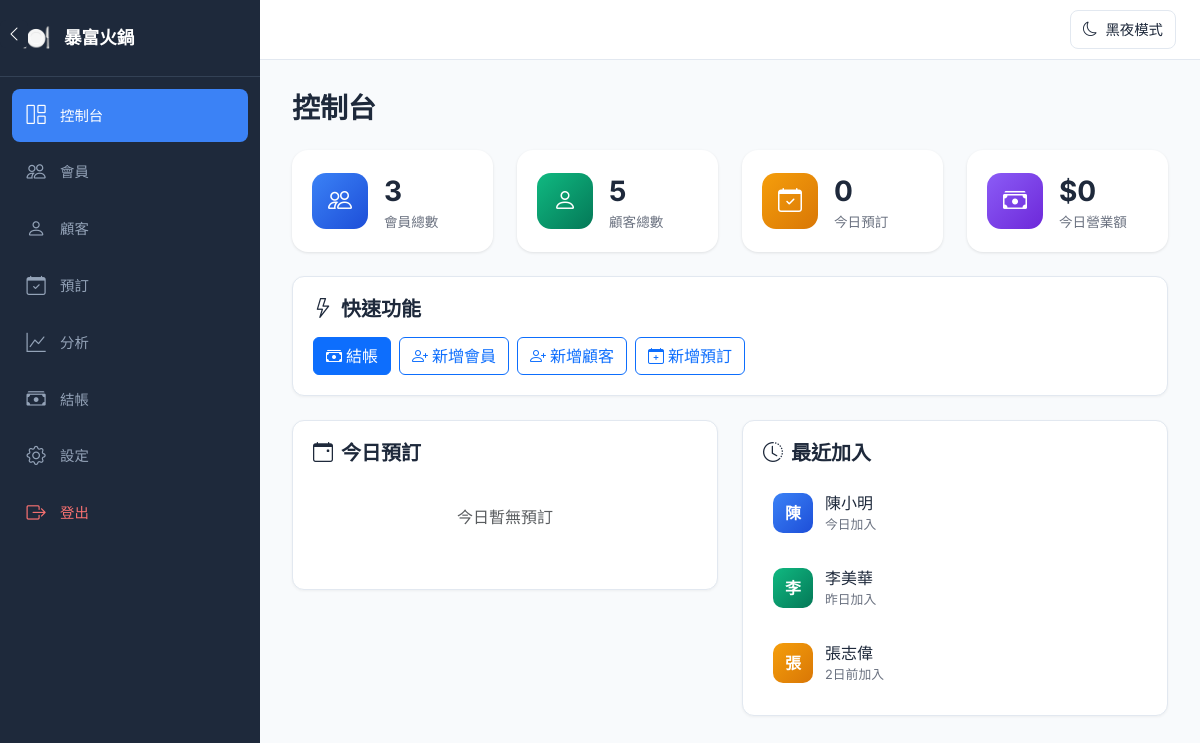
Before: /dashboard (signed in) with the older database file.
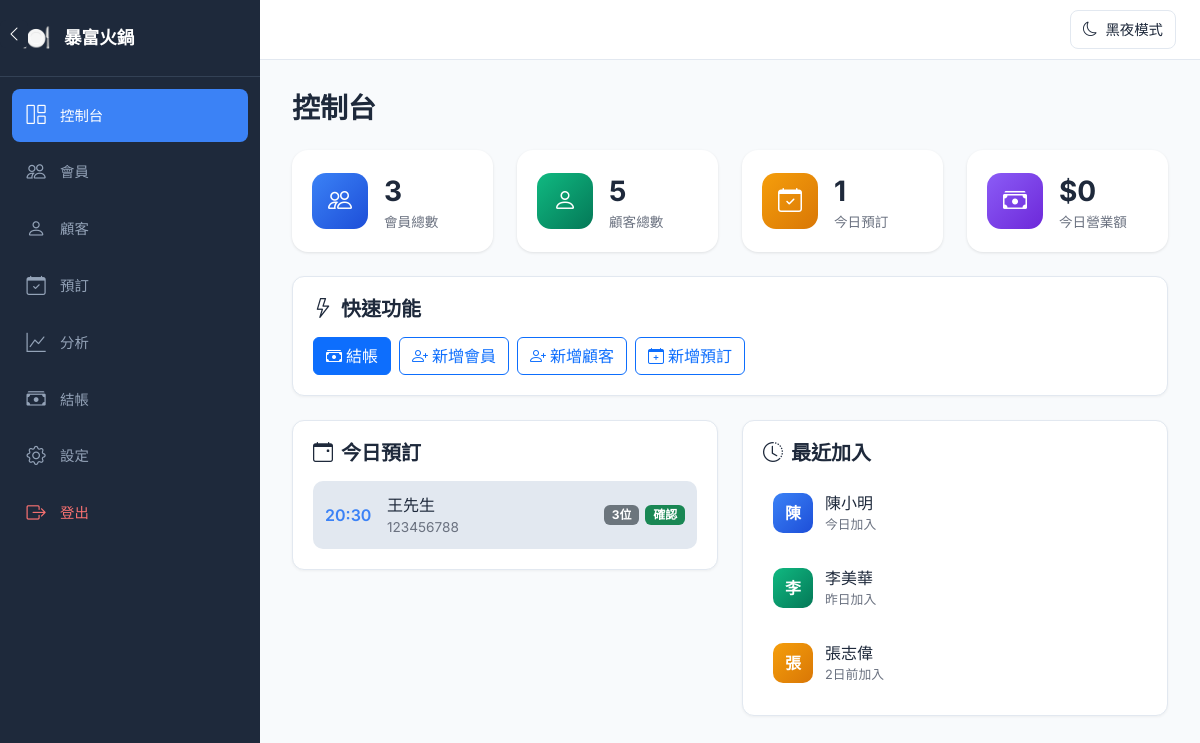
After: the same page with the newer database file.
### app.py (models this page shows)
class Reservation(Base):
    __tablename__ = 'reservations'
    id = Column(Integer, primary_key=True)
    customer_id = Column(Integer, ForeignKey('customers.id'), nullable=True)
    name = Column(String(100), nullable=False)
    phone = Column(String(20), nullable=False)
    email = Column(String(100))
    date = Column(DateTime, nullable=False)
    party_size = Column(Integer, default=1)
    table_number = Column(String(20))
    status = Column(String(20), default='confirmed')  # confirmed, seated, completed, no_show, cancelled
    note = Column(Text)
    created_at = Column(DateTime, default=datetime.utcnow)
    created_by_employee_id = Column(Integer, ForeignKey('employees.id'))

### app.py (the view)
@app.route('/dashboard')
@login_required
def dashboard():
    db = get_db_session()
    member_count = db.query(Member).count()
    customer_count = db.query(Customer).count()
    employee_name = session.get('employee_name')
    settings_obj = db.query(Settings).first()
    restaurant_name = settings_obj.restaurant_name if settings_obj else '我的餐廳'
    dark_mode = settings_obj.dark_mode if settings_obj else 0
    today = datetime.utcnow().replace(hour=0, minute=0, second=0, microsecond=0)
    tomorrow = today + timedelta(days=1)
    today_reservations = db.query(Reservation).filter(
        Reservation.date >= today,
        Reservation.date < tomorrow,
        Reservation.status.in_(['confirmed', 'seated'])
    ).order_by(Reservation.date).all()
    db.close()
    return render_template('dashboard.html',
                         member_count=member_count,
                         customer_count=customer_count,
                         employee_name=employee_name,
                         restaurant_name=restaurant_name,
                         dark_mode=dark_mode,
                         today_reservations=today_reservations)

### app.py (called while the page is built)
@app.after_request
def add_header(response):
    response.headers['Cache-Control'] = 'no-cache, no-store, must-revalidate'
    response.headers['Pragma'] = 'no-cache'
    response.headers['Expires'] = '0'
    return response

@app.context_processor
def inject_dark_mode():
    db = get_db_session()
    settings_obj = db.query(Settings).first()
    dark_mode = settings_obj.dark_mode if settings_obj else 0
    restaurant_name = settings_obj.restaurant_name if settings_obj else '我的餐廳'
    db.close()
    return dict(dark_mode=dark_mode, restaurant_name=restaurant_name)

def get_db_session():
    return Session()

def login_required(f):
    @wraps(f)
    def decorated_function(*args, **kwargs):
        if 'employee_id' not in session:
            return redirect(url_for('login'))
        return f(*args, **kwargs)
    return decorated_function

### templates/dashboard.html (shortened to what the changed rows need)
{% extends "base.html" %}
{% block content %}
<h1 class="page-title">控制台</h1>
<div class="row mb-4">
    <div class="col-md-3">
        <div class="stats-card">
            <div class="stats-info">
                <span class="stats-number">{{ today_reservations|length }}</span>
                <span class="stats-label">今日預訂</span>
            </div>
        </div>
    </div>
</div>
<div class="row">
    <div class="col-md-6 mb-4">
        <div class="custom-card">
            <div class="card-body">
                <h5 class="card-title"><i class="bi bi-calendar-event me-2"></i>今日預訂</h5>
                {% if today_reservations %}
                <div class="reservation-list">
                    {% for res in today_reservations %}
                    <div class="reservation-item">
                        <div class="reservation-time">{{ res.date.strftime('%H:%M') }}</div>
                        <div class="reservation-info">
                            <span class="reservation-name">{{ res.name }}</span>
                            <span class="reservation-phone">{{ res.phone }}</span>
                        </div>
                        <div class="reservation-meta">
                            <span class="badge bg-secondary">{{ res.party_size }}位</span>
                            {% if res.status == 'confirmed' %}
                            <span class="badge bg-success">確認</span>
                            {% else %}
                            <span class="badge bg-warning">已入座</span>
                            {% endif %}
                        </div>
                    </div>
                    {% endfor %}
                </div>
                {% else %}
                <p class="text-muted text-center py-4">今日暫無預訂</p>
                {% endif %}
            </div>
        </div>
    </div>
</div>
{% endblock %}

Changed rows visible on the page:
added Reservation: date "20:30", name "王先生", phone "123456788", party_size "3", status "確認"
Other visible differences:
{{ today_reservations|length }}: "0" → "1"
text no longer shown: "今日暫無預訂"
